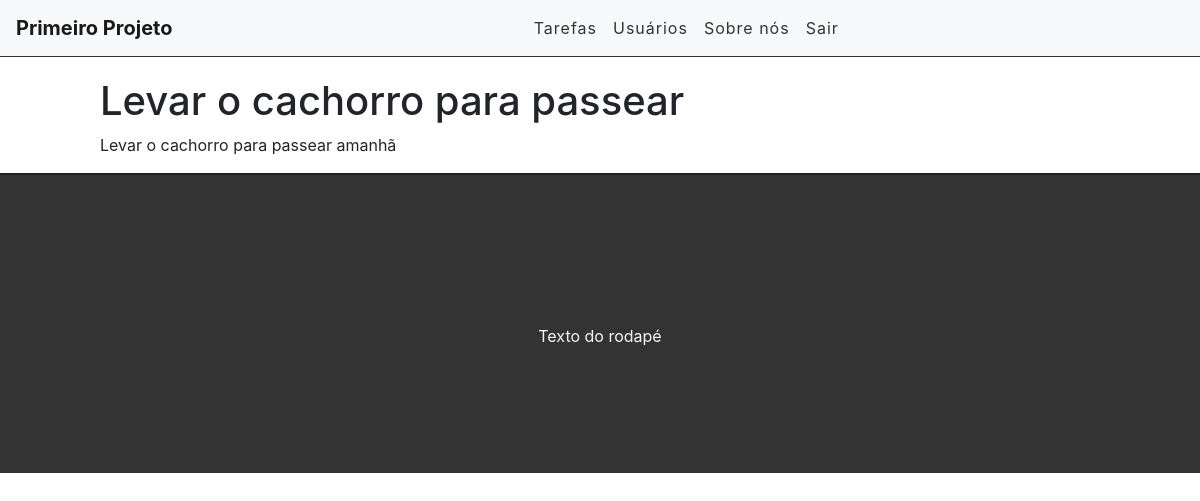
The app's page /task/2 (signed in) with its own data.
### tasks/models.py (models this page shows, shortened)
class Task(models.Model):
    STATUS = (
        ('doing', 'Fazendo'),
        ('done', 'Feito'),
    )
    title = models.CharField(max_length=255)
    description = models.TextField()
    done = models.CharField(
        max_length=5,
        choices=STATUS,
    )
    created_at = models.DateTimeField(auto_now_add=True)
    updated_at = models.DateTimeField(auto_now=True)

### tasks/views.py (the view)
# urls.py: path('task/<int:id>', views.taskView, name='task-view'),
@login_required
def taskView(request, id):
    task = get_object_or_404(Task, pk=id)
    return render(request, 'tasks/task.html', {'task': task})

### tasks/templates/tasks/task.html (shortened to what this page needs)
{% extends 'base.html' %}
{% block content %}
   <div class="offset-1 col-10 list-div">
       <h1>{{task.title}}</h1>
       <p>{{task.description}}</p>
   </div>
{% endblock %}

### tasks/static/css/style.css (style rules this page uses)
.list-div { padding: 0; }

### records on screen
Task: title "Levar o cachorro para passear", description "Levar o cachorro para passear amanhã"
